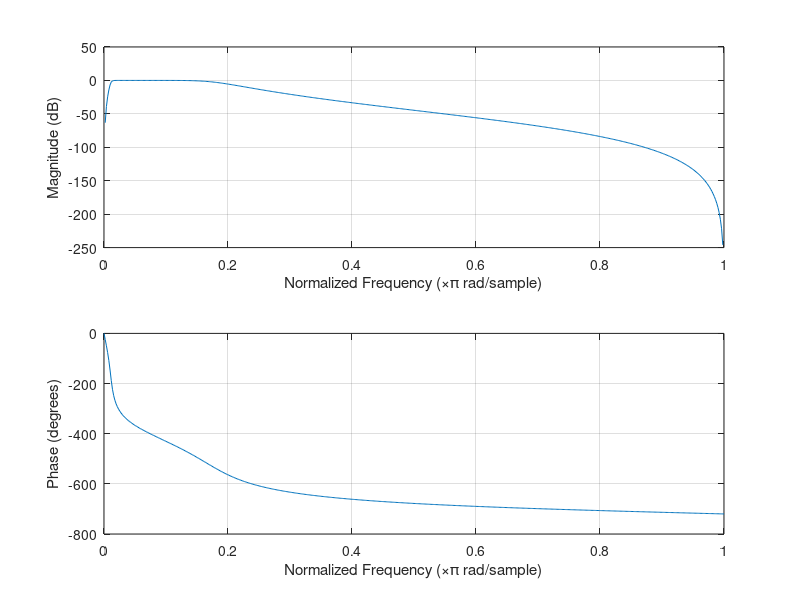

Source code (MATLAB):
%%% EFFET AUDIO 1 %%%
Fe = 44100;
Fn = Fe/2;
F_low = 250;
F_high = 4000;
W1 = F_low/Fn;
W2 = F_high/Fn;

[num_low,den_low] = butter(4,W1,'low');
[num_high,den_high] = butter(4,W2,'high');
[num_band,den_band] = butter(4,[W1, W2]);

freqz(num_low,den_low)
freqz(num_high,den_high)
freqz(num_band,den_band)

